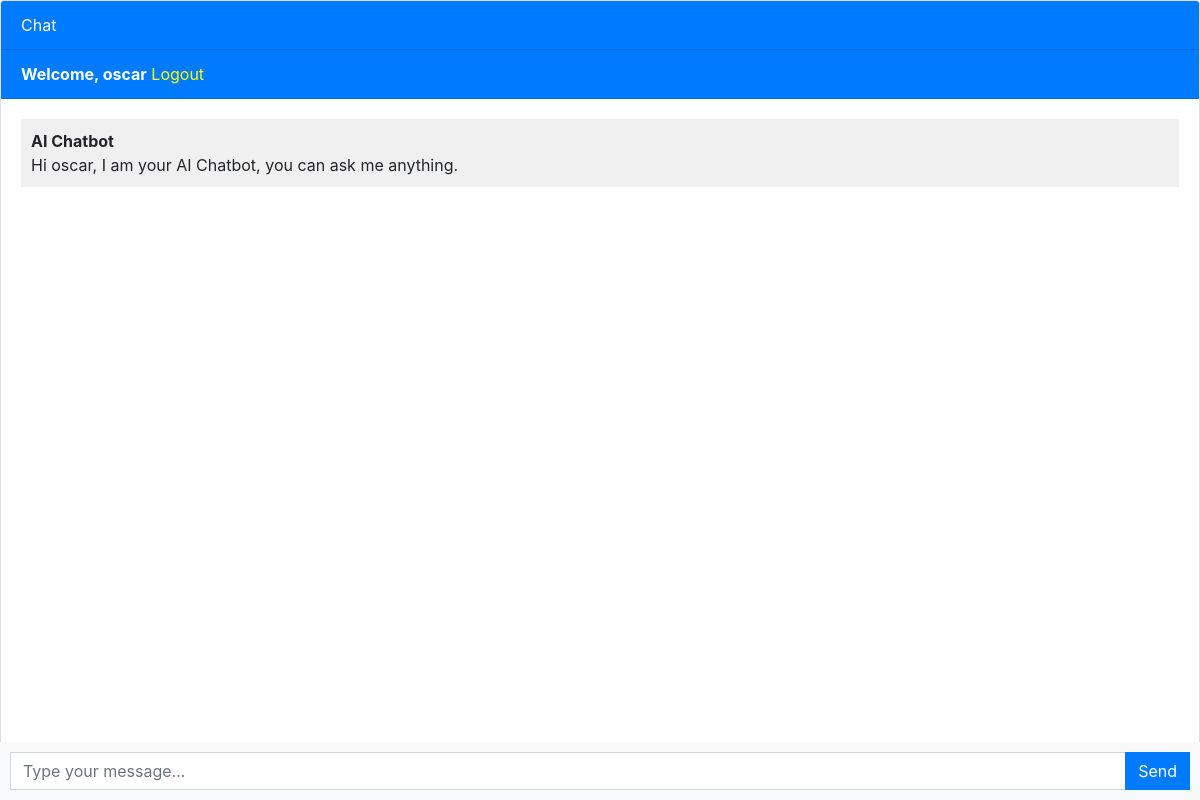
Before: / (signed in) with the older database file.
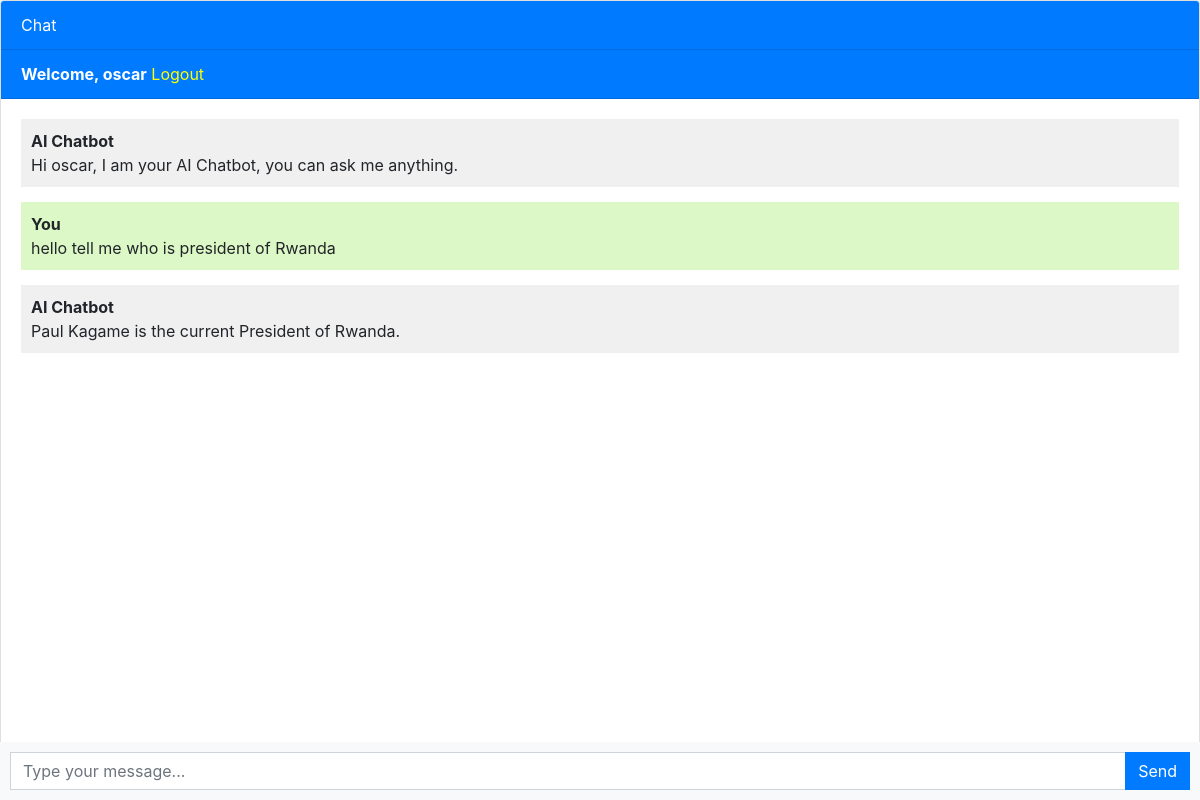
After: the same page with the newer database file.
### chatbot/models.py (models this page shows, shortened)
class Chat(models.Model):
    user = models.ForeignKey(User, on_delete=models.CASCADE)
    message = models.TextField()
    response = models.TextField()
    created_at = models.DateTimeField(auto_now_add=True)

### chatbot/views.py (the view)
# urls.py: path('', views.chatbot, name='chatbot'),
def chatbot(request):
    chats = Chat.objects.filter(user=request.user)
    if request.method == 'POST':
        message = request.POST.get('message')
        response = ask_openai(message)
        chat = Chat(user=request.user, message=message, response=response, created_at=timezone.now())
        chat.save()
        return JsonResponse({'message': message, 'response': response})
    return render(request, 'templates/chatbot.html', {'chats': chats})

### templates/chatbot.html (shortened to what this page needs)
{% extends 'base.html' %}
{% block content %}
<div class="chat-container">
  <div class="card flex-grow-1">
    <div class="card-header bg-primary text-white">Chat</div>
      {% if user.is_authenticated %}
          <div class="card-header bg-primary text-white"><b>Welcome, {{ user.username }}</b> <a href="/logout" style="text-decoration: none; color: yellow">Logout</a></div>
      {% else %}
    <div class="card-header bg-primary text-white"><a href="/login" style="text-decoration: none; color: yellow">Login</a> <a href="/register" style="text-decoration: none; color: yellow">Register</a></div>
    {% endif %}
      <div class="card-body messages-box">
      <ul class="list-unstyled messages-list">
        <li class="message received">
          <div class="message-text">
            <div class="message-sender">
              <b>AI Chatbot</b>
            </div>
            <div class="message-content">
              Hi {{ user.username }}, I am your AI Chatbot, you can ask me anything.
            </div>
          </div>
        </li>
          {% for chat in chats %}
              {% if chat.user == request.user %}
                  <li class="message sent">
                      <div class="message-text">
                        <div class="message-sender">
                          <b>You</b>
                        </div>
                        <div class="message-content">
                         {{ chat.message }}
                        </div>
                      </div>
                    </li>
                  <li class="message received">
                      <div class="message-text">
                        <div class="message-sender">
                          <b>AI Chatbot</b>
                        </div>
                        <div class="message-content">
                          {{ chat.response }}
                        </div>
                      </div>
                    </li>
              {% endif %}
          {% endfor %}
      </ul>
    </div>
    <br><br>
    <br><br>
    <br><br>
  </div>
  <form class="message-form">
    <div class="input-group">
      <input type="text" class="form-control message-input" placeholder="Type your message...">
      <div class="input-group-append">
        <button type="submit" class="btn btn-primary btn-send">Send</button>
      </div>
    </div>
  </form>
</div>
{% endblock %}

Changed rows visible on the page:
added Chat: message "hello tell me who is president of Rwanda", response "Paul Kagame is the current President of Rwanda."
